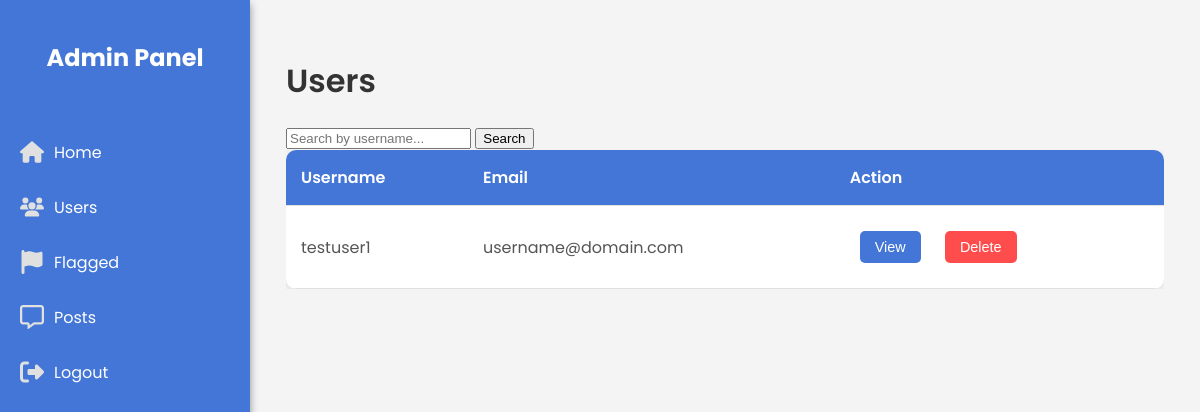
/users, run on an earlier commit of the app's database.
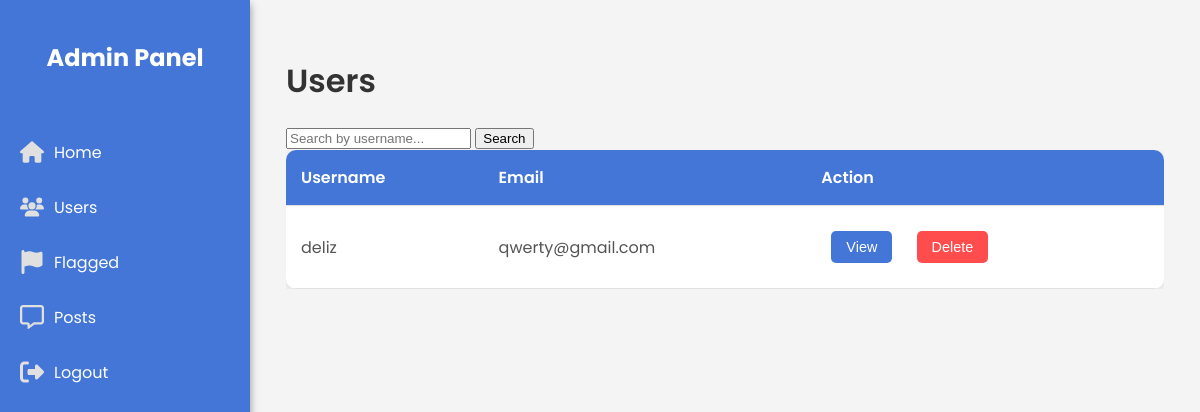
And on a later commit of the database.
### app/models.py (models this page shows)
class User(db.Model, UserMixin):
    id = db.Column(db.Integer, primary_key=True)
    username = db.Column(db.String(80), unique=True, nullable=False)
    password = db.Column(db.String(80), nullable=False)
    email = db.Column(db.String(120), unique=True, nullable=False)
    phone_number = db.Column(db.Integer, unique=True, nullable=False)
    profile_pic = db.Column(db.String(120), nullable=False, default='profile.jpg')

### app/admin_routes.py (the view)
@app.route('/users', methods=['GET', 'POST'])
def users():
    if request.method == 'GET':
        users = User.query.all()  # Fetch all users
        return render_template('adminPages/users.html', users=users)

### app/templates/adminPages/users.html
{% extends 'adminPages/adminhome.html' %}
{% block head %}
    <link rel="stylesheet" href="{{ url_for('static', filename='css/admin.css') }}">
    <link rel="stylesheet" href="{{ url_for('static', filename='css/users.css') }}">
{% endblock %}
{% block body %}
<div class="users-page">
    <div class="page-header">
        <h1 class="page-title">Users</h1>
        <div class="search-container">
            <form action="/users_search" method="get">
                <label>
                    <input class="form-control" type="text" placeholder="Search by username..." name="username">
                    <input type="submit" value="Search">
                </label>
            </form>
        </div>
    </div>
        <div class="users-table-container">
            <table class="users-table">
                <thead>
                    <tr>
                        <th>Username</th>
                        <th>Email</th>
                        <th>Action</th>
                    </tr>
                </thead>
                <tbody>
                {% if users %}
                    {% for user in users %}
                    <tr>
                        <td>{{ user.username }}</td>
                        <td>{{ user.email }}</td>
                        <td>
                            <button class="action-btn">View</button>
                            <form action="{{ url_for('delete_user', user_id=user.id) }}" method="post" style="display:inline;">
                                <button type="submit" class="action-btn delete-btn">Delete</button>
                            </form>
                        </td>
                    </tr>
                    {% endfor %}
                {% else %}
                    <tr>
                        <td>No results found</td>
                    </tr>
                {% endif %}
                </tbody>
            </table>
        </div>
    </div>
{% endblock %}

### app/templates/adminPages/adminhome.html (shortened to what this page needs)
<!DOCTYPE html>
<html lang="en">
<head>
    <link rel="stylesheet" href="static/css/admin.css">
    {% block head %}{% endblock %}
</head>
<body>
    <div class="sidebar">
        <h2 class="sidebar-title">Admin Panel</h2>
        <nav class="nav">
            <a href="{{ url_for('admin')}}" class="nav-item">
                Home
            </a>
            <a href="{{ url_for('users') }}" class="nav-item">
                Users
            </a>
            <a href="{{ url_for('flags') }}" class="nav-item">
                Flagged
            </a>
            <a href="{{ url_for('posts_admin') }}" class="nav-item">
                Posts
            </a>
            <a href="#" class="nav-item">
                Logout
            </a>
        </nav>
    </div>
    <main>
        {% block body %}{% endblock %}
    </main>
</body>
</html>

### app/static/css/admin.css (style rules this page uses)
body { font-family: 'Poppins', sans-serif; margin: 0; padding: 0; background-color: #f4f4f4; }
main { margin-left: 250px; padding: 1rem; transition: margin-left 0.3s; }
.sidebar { width: 250px; height: 100vh; background-color: #4376d6; color: #ffffff; position: fixed; left: 0; top: 0; box-shadow: 0 4px 8px rgba(0, 0, 0, 0.42); transition: width 0.3s; }
.sidebar-title { padding: 20px; font-size: 24px; text-align: center; }
.nav { padding: 10px 0; }
.nav-item { display: flex; align-items: center; padding: 15px 20px; color: #ffffff; text-decoration: none; border-radius: 10px; transition: background-color 0.3s; }
.icon { width: 24px; height: 24px; margin-right: 10px; }
.icon { color: #e0e0e0; }

### app/static/css/users.css (style rules this page uses)
.users-page { padding: 20px; }
.page-title { font-size: 2rem; margin-bottom: 20px; color: #333; font-weight: 600; }
.users-table-container { overflow-x: auto; }
.users-table { width: 100%; border-collapse: collapse; background-color: #ffffff; box-shadow: 0 2px 8px rgba(0, 0, 0, 0.1); border-radius: 10px; overflow: hidden; }
.users-table th, .users-table td { padding: 15px; text-align: left; border-bottom: 1px solid #e0e0e0; }
.users-table th { background-color: #4376d6; color: #ffffff; font-weight: 600; }
.users-table td { color: #555; }
.action-btn { padding: 8px 15px; border: none; border-radius: 5px; cursor: pointer; font-size: 0.9rem; color: #ffffff; background-color: #4376d6; transition: background-color 0.3s; margin: 10px; }
.delete-btn { background-color: #ff4d4d; }

What changed in the data, as far as the page shows it:
changed User: username "testuser1" → "deliz"; email "username@domain.com" → "qwerty@gmail.com"
